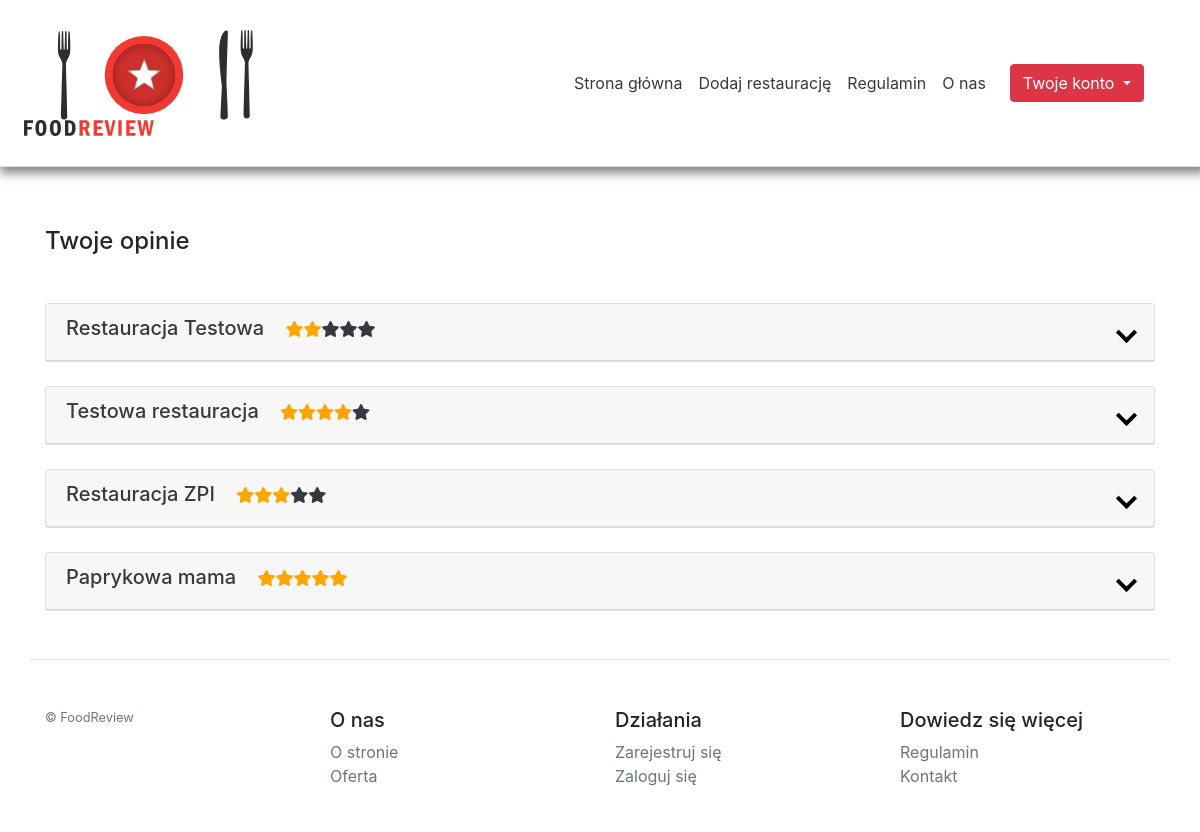
The app's page /pages/opinie/index.php (signed in) with its own data.
### tables this page shows
CREATE TABLE `tbrate` (
  `rateID` int(1) NOT NULL,
  `description` varchar(255) DEFAULT NULL,
  `createdDate` timestamp NOT NULL DEFAULT CURRENT_TIMESTAMP,
  `rate` int(1) NOT NULL,
  `userID` int(1) NOT NULL,
  `restaurantID` int(1) NOT NULL
);

CREATE TABLE `tbrestaurant` (
  `restaurantID` int(1) NOT NULL,
  `restaurantName` varchar(255) DEFAULT NULL,
  `restaurantDescription` varchar(255) DEFAULT NULL,
  `createdDate` timestamp NOT NULL DEFAULT CURRENT_TIMESTAMP,
  `restaurantOwner` int(1) NOT NULL,
  `mainPhotoPath` varchar(255) DEFAULT NULL,
  `addressID` int(1) NOT NULL
);

### objects/user/user.php (called while the page is built, shortened)
<?php
class User{
    private $conn;
    private $table_name = "tbuser";
    public function __construct($db){
        $this->conn = $db;
    }
    function getDane($log){
        $query = "SELECT * FROM " . $this->table_name . " WHERE userlogin = :login";
        $stmt = $this->conn->prepare($query);
        $stmt->bindParam(':login', $log);
        $stmt->execute();
        $num = $stmt->rowCount();
        if($num>0){
            $row = $stmt->fetch(PDO::FETCH_ASSOC);
            $this->id = $row['userid'];
            return true;
        }
        return true;
    }
}
?>

### objects/rate/rate.php (called while the page is built, shortened)
<?php
class Rate{
    private $conn;
    private $table_rate = "tbrate";
    private $table_rest = "tbrestaurant";
    public function __construct($db){
        $this->conn = $db;
    }
    function getRatesByUserId($id){
		$query = "SELECT r.restaurantID, restaurantName, rate, description, userID
					FROM " . $this->table_rate . " r
					JOIN " . $this->table_rest . " re ON r.restaurantID = re.restaurantID
					WHERE userID = " . $id;
		$stmt = $this->conn->prepare($query);
		$stmt->execute();
		$num = $stmt->rowCount();
		if($num>0){
			$ratings = json_encode($stmt->fetchAll(PDO::FETCH_ASSOC));
			return $ratings;
		}
        return false;
    }
}
?>

### templates/content/rate-edit-element.php (the view, shortened to what this page needs)
<div class="card mt-4 ">
    <div class="card-header text-dark rev-head text-left">
        <h5>
            <?php echo $rat->restaurantName;?>
            <small>
                <span class="ml-3 stars-top">
                    <?php
                        for($i = 0 ; $i < $rat->rate ; $i++ )
                            echo '<span class="fa fa-star checked"></span>';
                        for($i = $rat->rate; $i < 5 ; $i++ )
                            echo '<span class="fa fa-star"></span>';
                    ?>
                </span>
            </small>
        </h5>
        <div class="arrow-down">
        </div>
    </div>
</div>

### pages/opinie/index.php (shortened to what this page needs)
<?php
	require_once '../../templates/htmlheads/main.php';
	require_once '../../templates/headers/header-loggedin.php';
	require_once '../../objects/user/user.php';
	require_once '../../objects/rate/rate.php';
	$database = new Database();
	$db = $database -> getConnection();
	$rate = new Rate($db);
	$user = new User($db);
	$user->getDane($_SESSION['login']);
?>
<div class= "mb-3 container main-cont-pan">
	<div class="row">
		<div class="col-md-12">
			<div>
				<h4>Twoje opinie</h4>
				<div class="row mt-4">
					<div class="col-lg-12">
					<?php
							$rates = json_decode($rate->getRatesByUserId($user->id));
							if($rates)
								foreach($rates as &$rat)
									require '../../templates/content/rate-edit-element.php';
								else
									echo "<h5>Nie oceniłeś jeszcze żadnej restauracji.</h5>";
					?>
					</div>
				</div>
			</div>
		</div>
    </div>
</div>
<?php
    require_once '../../templates/footers/footer.php';
?>

### assets/styles/style.css (style rules this page uses)
html { font-size: 14px; }
@media (min-width: 768px) { html { font-size: 16px; } }
body { margin: 0px; min-height: 100px; }
.container { max-width: 960px; }
.main-cont-pan { margin-top: 60px; }
.checked { color: orange; }
.rev-head { display: flex !important; justify-content: space-between; align-items: center; }
.arrow-down { border-left: 4px solid black; border-bottom: 4px solid black; height: 15px; width: 15px; transform: rotate(-45deg); transition: 0.2s linear; }

### records on screen
tbrate: restaurantID.restaurantName "Restauracja Testowa"
tbrate: restaurantID.restaurantName "Testowa restauracja"
tbrate: restaurantID.restaurantName "Restauracja ZPI"
tbrate: restaurantID.restaurantName "Paprykowa mama"
